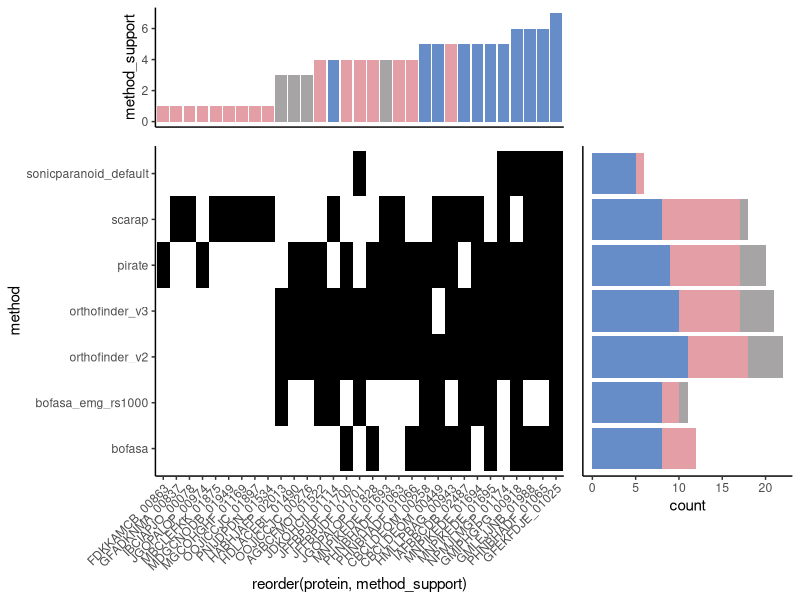

Write the R code that produced this figure.
library(ggplot2)
library(cowplot)

heat.dat <- read.table('IBA_Heatmap_Input.txt', header=T, sep='\t')
# protein method  call    method_support  supports

prot.dat <- read.table('IBA_Protein_Input.txt', header=T, sep='\t')
# protein call    method_support

meth.dat <- read.table('IBA_Methods_Input.txt', header=T, sep='\t')
# method  call        count

call.colors.collection <- c('yes' = '#678dc9', 'no' = '#e39fa5', 'maybe' = '#a6a4a4')

# --- THE HEATMAP ---
gg.heat <- ggplot(heat.dat, aes(x=reorder(protein, method_support), y=method, fill=supports)) + 
  geom_tile(fill='black') + 
  theme_classic() + 
  theme(
    legend.position = "none",
    # Rotating the protein names here
    axis.text.x = element_text(angle = 45, vjust = 1, hjust = 1)
  )

# --- THE TOP PROTEIN BARGRAPH ---
gg.prot <- ggplot(prot.dat, aes(x=reorder(protein, method_support), y=method_support, fill=call)) + 
  geom_bar(stat='identity') + 
  scale_fill_manual(values=call.colors.collection) + 
  theme_classic() + 
  theme(
    legend.position = "none", 
    axis.title.x = element_blank(), 
    axis.text.x = element_blank(), # Keep these hidden so they don't double up
    axis.ticks.x = element_blank()
  )

# --- THE SIDE METHOD BARGRAPH ---
gg.meth <- ggplot(meth.dat, aes(y=method, x=count, fill=call)) + 
  geom_bar(stat='identity') + 
  scale_fill_manual(values=call.colors.collection) + 
  theme_classic() + 
  theme(
    legend.position = "none", 
    axis.title.y = element_blank(), 
    axis.text.y = element_blank(),
    axis.ticks.y = element_blank()
  )


# --- THE ASSEMBLY (THE RECONSTRUCTION) ---

# 1. Align the panels first!
# This makes sure the 'bones' of the protein bar and heatmap match perfectly
# before we even think about putting them in a grid.
plots_v <- align_plots(gg.prot, gg.heat, align = 'v', axis = 'lr')

# 2. Build the Top Row
# Use the aligned protein plot (it's the first one in the list we just made)
top_row <- plot_grid(plots_v[[1]], NULL, ncol = 2, rel_widths = c(1, 0.4))

# 3. Build the Bottom Row
# Use the aligned heatmap plot (it's the second one in the list)
# And we align it horizontally with the method bars
bottom_row <- plot_grid(plots_v[[2]], gg.meth, ncol = 2, rel_widths = c(1, 0.4), align = 'h', axis = 'bt')

# 4. Stack 'em up
# Since we already did the hard work with align_plots, this part is easy
final_plot <- plot_grid(top_row, bottom_row, ncol = 1, rel_heights = c(0.3, 1))

# Check the results
pdf('IBA_Figure_Perfect_Alignment.pdf', height=7, width=10)
print(final_plot)
dev.off()
